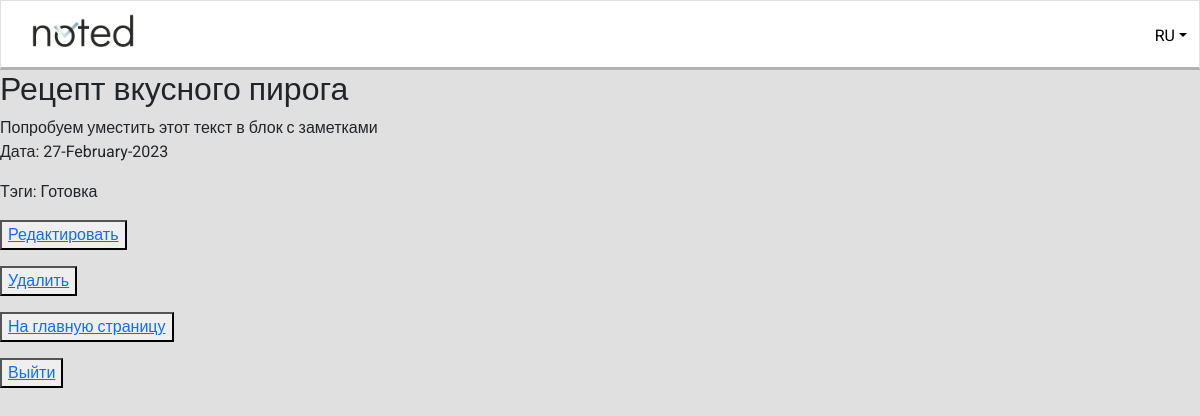
The page /main/14 on the database as committed earlier.
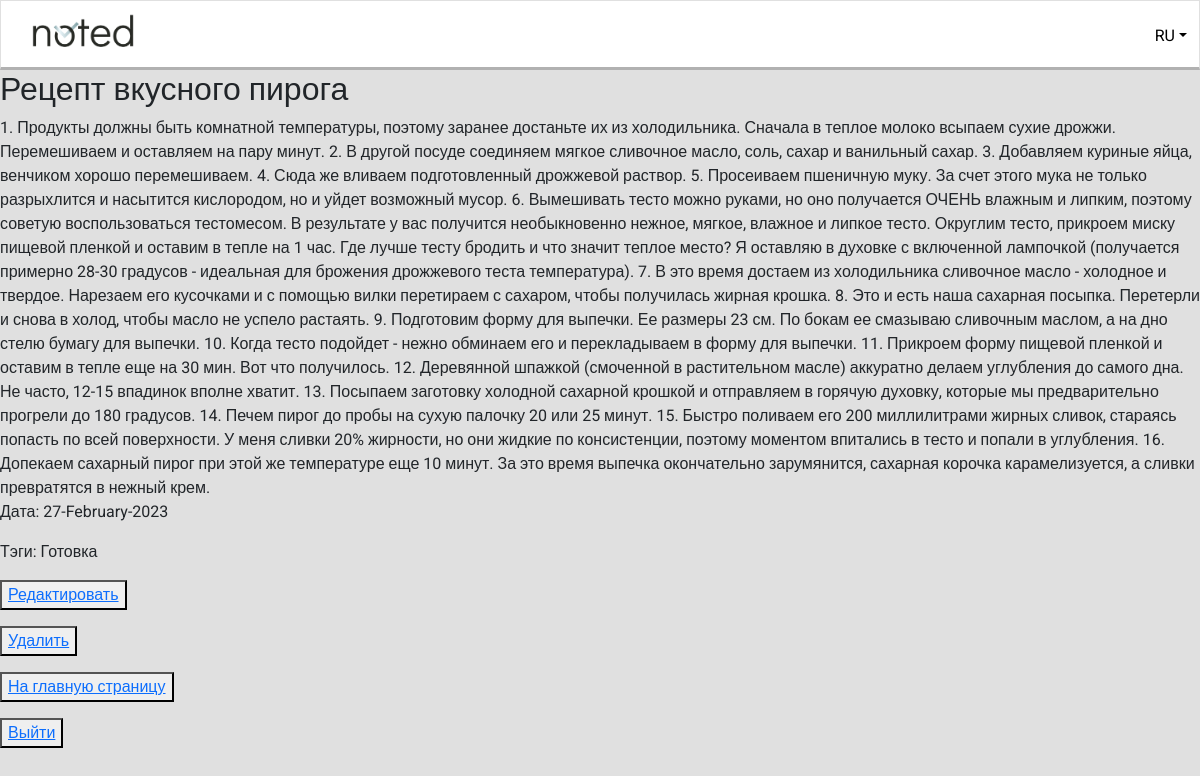
The same page on the database as committed later.
### notes/models.py (models this page shows, shortened)
class Note(models.Model):
    note_title = models.CharField(max_length=250)
    note_text = models.TextField()
    note_time = note_time = models.DateField(blank=True)
    note_author = models.ForeignKey(User, on_delete=models.CASCADE)
    tags = models.ManyToManyField(Tag)

### notes/views.py (the view)
# urls.py: path('<int:pk>', NoteDetail.as_view(), name='note_detail'),
class NoteDetail(DetailView):
    model = Note
    template_name = 'note.html'
    context_object_name = 'note'

### templates/note.html (shortened to what this page needs)
{% extends 'default.html' %}
{% block content %}
<h2>{{ note.note_title }}</h2>
{{ note.note_text }}
<p>Дата: {{ note.note_time|date:'d-F-Y' }}</p>
<p>Тэги: {% for tag in note.tags.all %}
        {{ tag.name|title }}
        {% endfor %}</p>
<p><button> <a href="{% url 'note_edit' note.id %}">Редактировать</a> </button></p>
<p><button><a href="{% url 'note_delete' note.id %}"><u> Удалить </u></a></button></p>
<p><button> <a href="{% url 'main' %}">На главную страницу</a> </button></p>
<p><button> <a href="{% url 'logout' %}">Выйти</a> </button></p>
{% endblock content %}

Rows that differ between the two databases and show on the page:
changed Note "Рецепт вкусного пирога": note_text "Попробуем уместить этот текст в блок с заметками" → "1. Продукты должны быть комнатной температуры, поэтому заранее достаньте их из холодильника. Сначала в теплое молоко всыпаем сухие дрожжи. Перемешиваем и оставляем на пару минут. 2. В другой посуде соединяем мягкое сливочное масло, соль, сахар и ванильный сахар. 3. Добавляем куриные яйца, венчиком хорошо перемешиваем. 4. Сюда же вливаем подготовленный дрожжевой раствор. 5. Просеиваем пшеничную муку. За счет этого мука не только разрыхлится и насытится кислородом, но и уйдет возможный мусор. 6. Вымешивать тесто можно руками, но оно получается ОЧЕНЬ влажным и липким, поэтому советую воспользоваться тестомесом. В результате у вас получится необыкновенно нежное, мягкое, влажное и липкое тесто.…"
